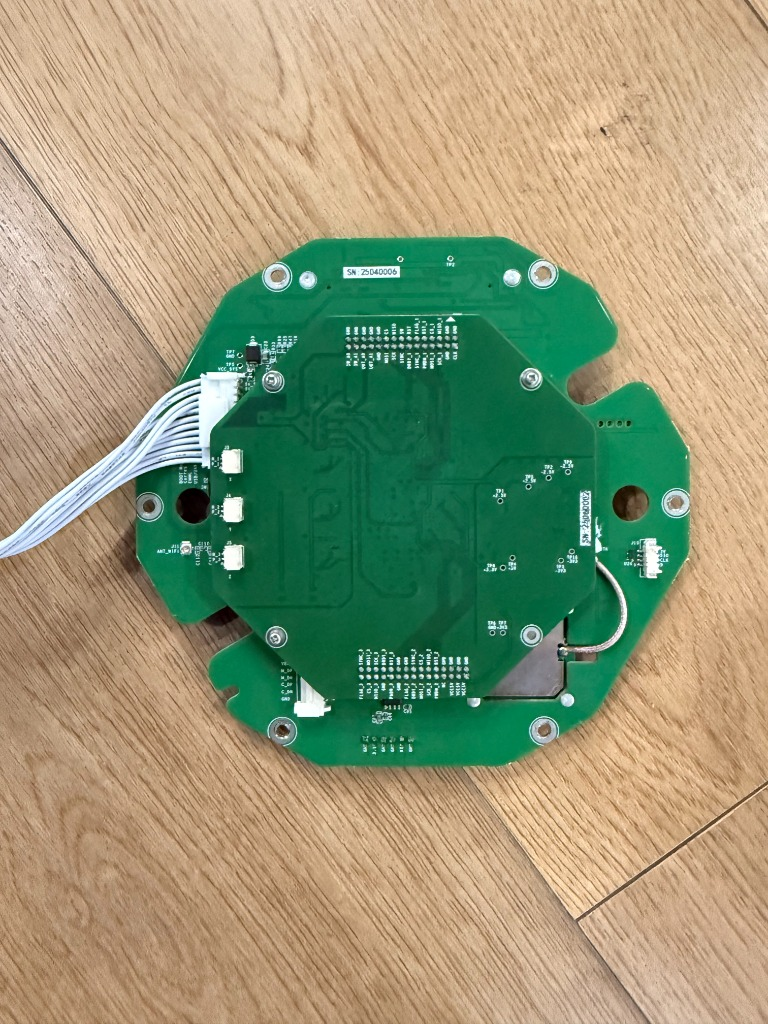
#> input picture web_presentation_v11/pcb_v3/reference/photo_pcb_a_back.jpg, 768 x 1024 px, given in place of registered_a_front.png, which was not available
$ python compare_surface_v43.py
#> lines starting #> are read from the running program, lines starting #| are printed output that depends on the picture; after the words box and inside, x2 and y2 are one past the last pixel; in counts of white or black regions, pixels touching at a corner belong together
"""STEP 5 surface validation — 4-face photo/render/overlay + sheet.

Whole-board alignment per face: the registered photo and the matched
top-down render are each cropped to their green board mask, resized to
the same size, and blended 50/50.  Backs are page-flip matched already
(the render flips the board about world Y, same as the photo).

Outputs validation_v43/:
  {A,B}_{front,back}_{reference,render,overlay}.png
  12_surface_contact_sheet.png

Run: .venv/bin/python scripts/compare_surface_v42.py
"""
import sys
from pathlib import Path

import cv2
import numpy as np

HERE = Path(__file__).resolve().parents[1]
REG = HERE / "registration"
REN = HERE / "renders_v43"
OUT = HERE / "validation_v43"

FACES = [("A_front", "registered_a_front.png", "04_A_front_final.png"),
         ("A_back", "registered_a_back.png", "05_A_back_final.png"),
         ("B_front", "registered_b_front.png", "06_B_front_final.png"),
         ("B_back", "registered_b_back.png", "07_B_back_final.png")]


def board_crop(img):
    hsv = cv2.cvtColor(img, cv2.COLOR_BGR2HSV)
    m = cv2.inRange(hsv, (30, 30, 15), (95, 255, 255))
    m = cv2.morphologyEx(m, cv2.MORPH_CLOSE, np.ones((9, 9), np.uint8))
    cnts, _ = cv2.findContours(m, cv2.RETR_EXTERNAL, cv2.CHAIN_APPROX_SIMPLE)
    x, y, w, h = cv2.boundingRect(max(cnts, key=cv2.contourArea))
    return img[y:y + h, x:x + w]


def main():
    OUT.mkdir(exist_ok=True)
    tiles = []
    for tag, ref_png, ren_png in FACES:
        photo = cv2.imread(str(REG / ref_png))
#> photo is the input picture: shape (1024, 768, 3); mean B, G, R 119.6, 152.7, 150.5
        render = cv2.imread(str(REN / ren_png))
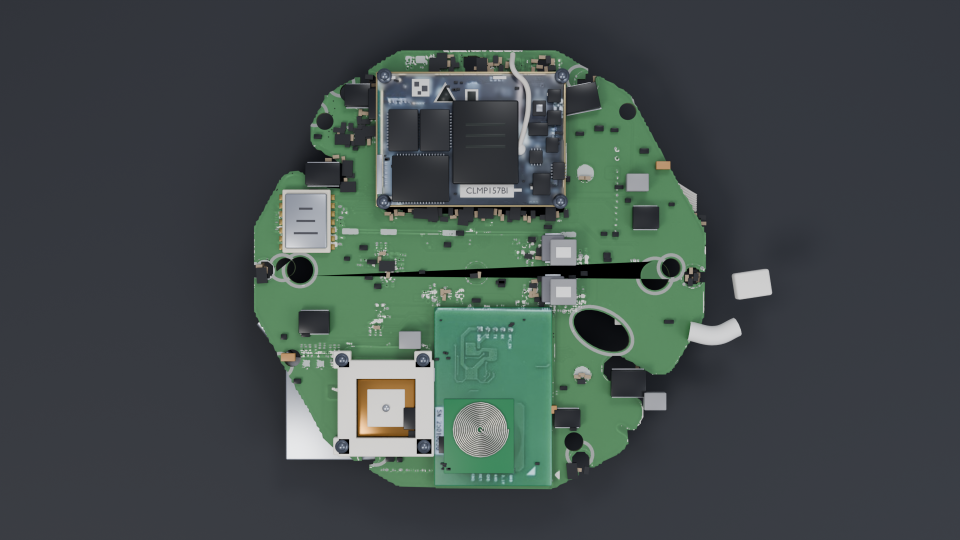
#> input picture web_presentation_v11/pcb_v3/renders_v43/04_A_front_final.png, 1920 x 1080 px (shown at 1/2 size)
#> render is the input picture: shape (1080, 1920, 3); mean B, G, R 74.3, 75.8, 65.6
        if photo is None or render is None:
            sys.exit(f"missing input for {tag}")
        pc, rc = board_crop(photo), board_crop(render)
#> in board_crop, `hsv = cv2.cvtColor(img, cv2.COLOR_BGR2HSV)`: hsv: shape (1024, 768, 3); mean H, S, V 34.2, 117.6, 175.3
#> in board_crop, `m = cv2.inRange(hsv, (30, 30, 15), (95, 255, 255))`: m: shape (1024, 768); 27.2% white; 76 white regions (68 under 20 px), largest, box (x1, y1, x2, y2) and area: (133, 235, 691, 769) 213021, (155, 392, 198, 420) 197, (355, 269, 388, 276) 117
#> in board_crop, `m = cv2.morphologyEx(m, cv2.MORPH_CLOSE, np.ones((9, 9), np.uint8))`:
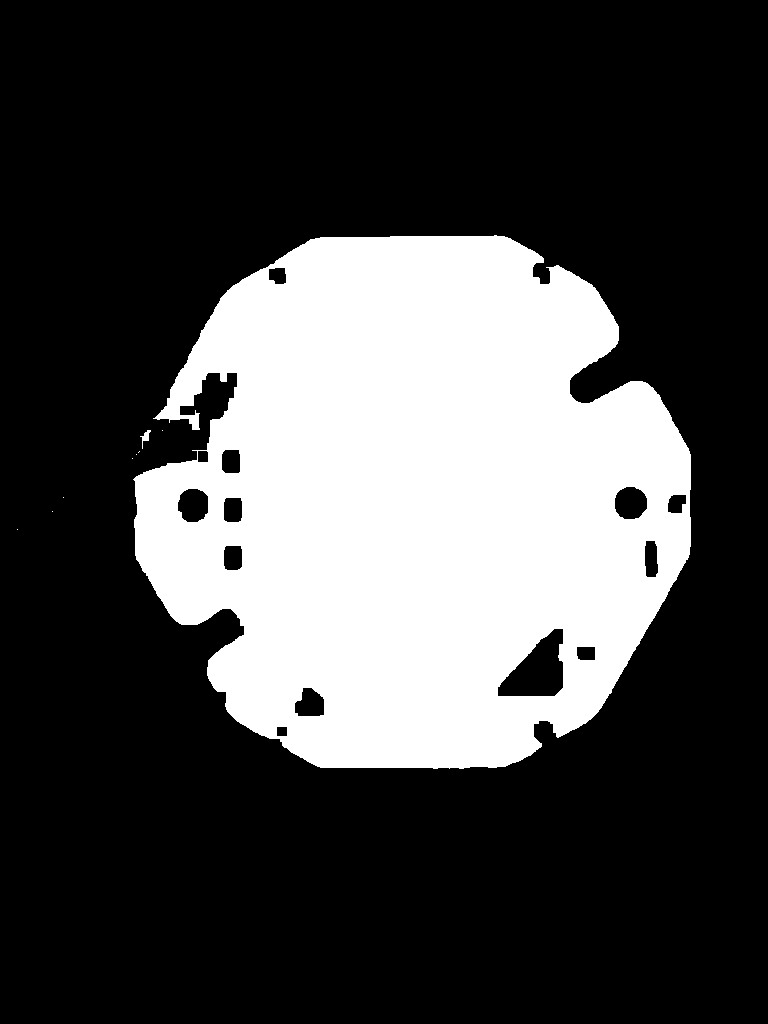
#> m: shape (1024, 768); 27.8% white; 9 white regions (7 under 20 px)
#> in board_crop, `cnts, _ = cv2.findContours(m, cv2.RETR_EXTERNAL, cv2.CHAIN_APPROX_SIMP..`: cnts = 9 contours, 7 with area under 20; largest, box (x1, y1, x2, y2) and area: (133, 235, 691, 769) 225074, (140, 430, 151, 449) 48
#> in board_crop, `x, y, w, h = cv2.boundingRect(max(cnts, key=cv2.contourArea))`: x = 133; y = 235; w = 558; h = 534
#> in board_crop (call 2), `hsv = cv2.cvtColor(img, cv2.COLOR_BGR2HSV)`: hsv: shape (1080, 1920, 3); mean H, S, V 98.7, 46.5, 80.9
#> in board_crop (call 2), `m = cv2.inRange(hsv, (30, 30, 15), (95, 255, 255))`: m: shape (1080, 1920); 17.1% white; 590 white regions (557 under 20 px), largest, box (x1, y1, x2, y2) and area: (507, 152, 1413, 979) 307332, (1151, 548, 1411, 750) 27642, (736, 100, 1160, 155) 9343
#> in board_crop (call 2), `m = cv2.morphologyEx(m, cv2.MORPH_CLOSE, np.ones((9, 9), np.uint8))`:
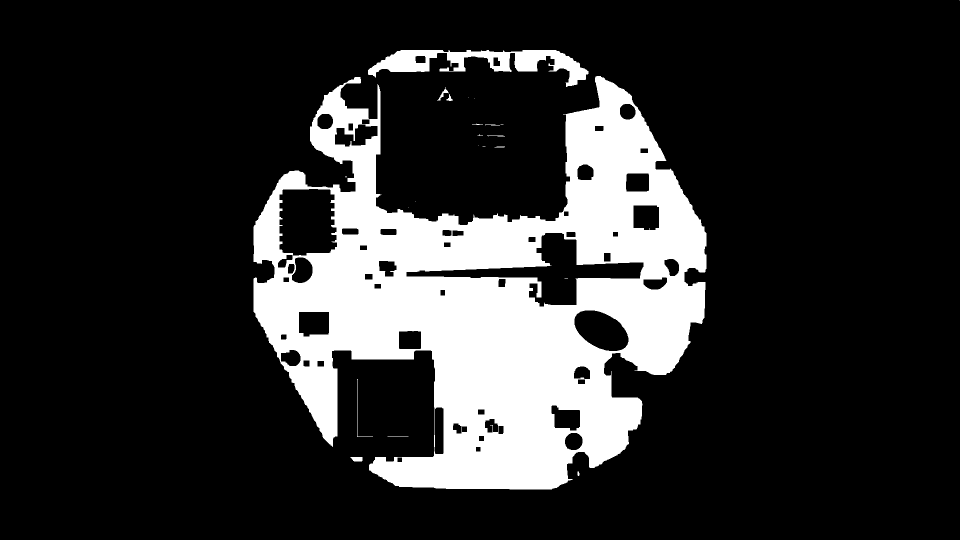
#> m: shape (1080, 1920) (shown at 1/2 size); 18.5% white; 23 white regions (11 under 20 px)
#> in board_crop (call 2), `cnts, _ = cv2.findContours(m, cv2.RETR_EXTERNAL, cv2.CHAIN_APPROX_SIMP..`: cnts = 22 contours, 16 with area under 20; largest, box (x1, y1, x2, y2) and area: (507, 152, 1413, 979) 435680, (736, 100, 1177, 174) 12127, (700, 914, 725, 923) 158, (875, 174, 897, 202) 104, (893, 188, 906, 202) 56, (1155, 943, 1159, 952) 20
#> in board_crop (call 2), `x, y, w, h = cv2.boundingRect(max(cnts, key=cv2.contourArea))`: x = 507; y = 152; w = 906; h = 827
        rc = cv2.resize(rc, (pc.shape[1], pc.shape[0]))
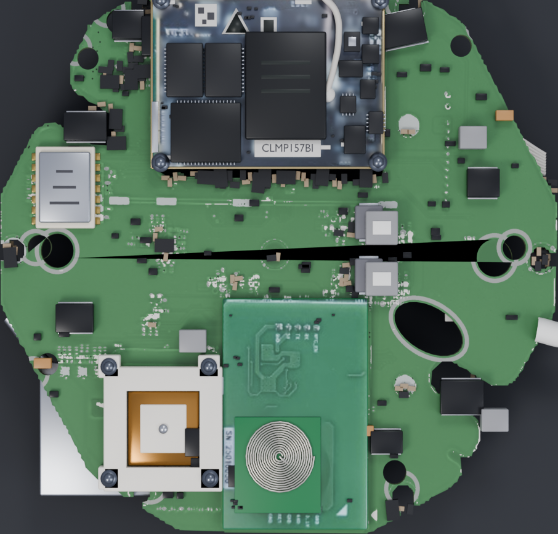
#> rc: shape (534, 558, 3); mean B, G, R 92.7, 107.4, 85.1
        overlay = cv2.addWeighted(pc, 0.5, rc, 0.5, 0)
        cv2.rectangle(overlay, (2, 2), (overlay.shape[1] - 3,
                      overlay.shape[0] - 3), (0, 255, 255), 2)
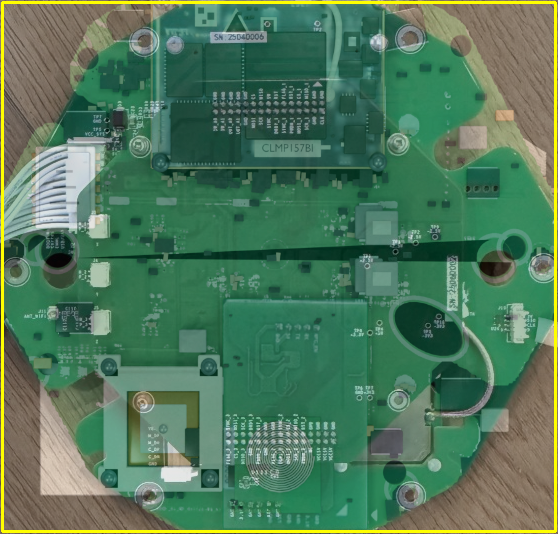
#> overlay: shape (534, 558, 3); mean B, G, R 91.4, 120.7, 80.7
        cv2.imwrite(str(OUT / f"{tag}_reference.png"), pc)
        cv2.imwrite(str(OUT / f"{tag}_render.png"), rc)
        cv2.imwrite(str(OUT / f"{tag}_overlay.png"), overlay)
        tiles += [pc, rc, overlay]
        print(f"[{tag}] wrote reference/render/overlay")
#> pass 2 of the loop in main, `for tag, ref_png, ren_png in FACES:`:
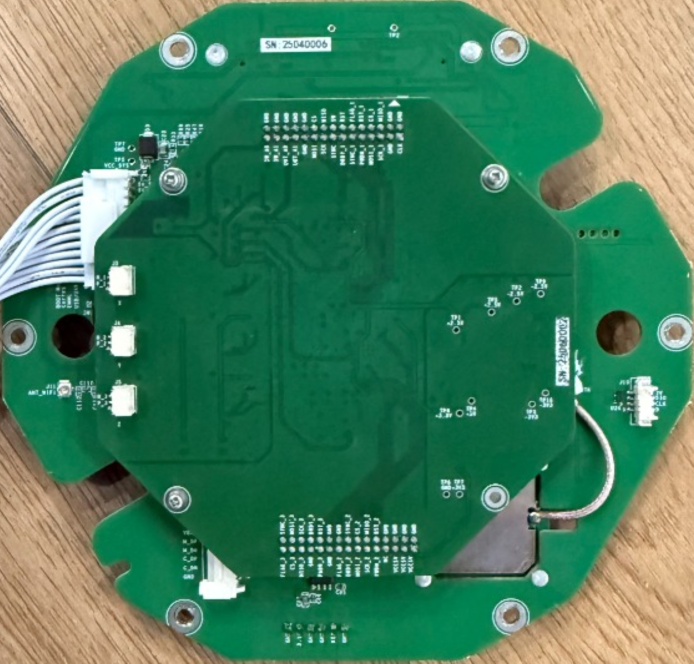
#> input picture web_presentation_v11/pcb_v3/registration/registered_a_back.png, 2080 x 1990 px (shown at 1/3 size)
#> in main, photo is the input picture: shape (1990, 2080, 3); mean B, G, R 94.2, 127.7, 69.6
#> hsv: shape (1990, 2080, 3); mean H, S, V 64.3, 172, 134.9
#> in board_crop (call 3), `m = cv2.morphologyEx(m, cv2.MORPH_CLOSE, np.ones((9, 9), np.uint8))`:
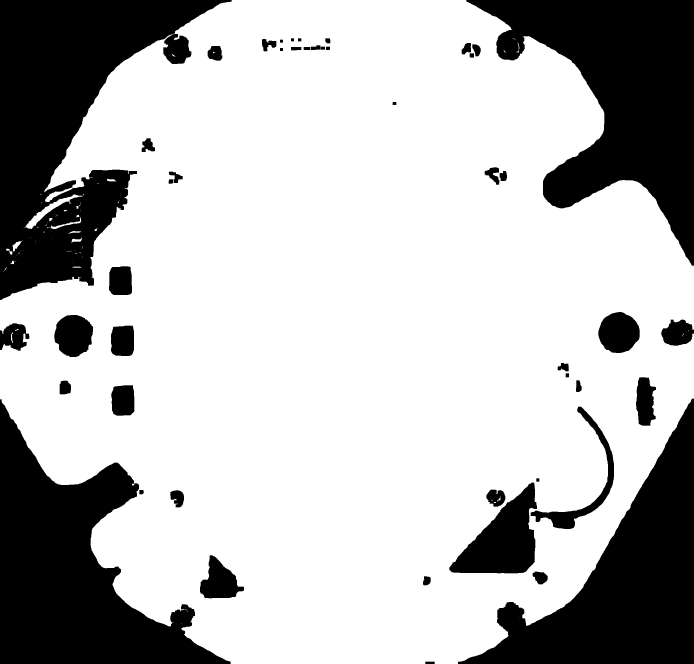
#> m: shape (1990, 2080) (shown at 1/3 size); 72.6% white; 47 black regions
#> cnts = 69 contours, 53 with area under 20; largest, box (x1, y1, x2, y2) and area: (0, 0, 2080, 1990) 3126622, (71, 583, 248, 687) 2692, (142, 652, 244, 688) 430, (37, 722, 67, 754) 324, (214, 712, 246, 728) 188
#> in board_crop (call 3), `x, y, w, h = cv2.boundingRect(max(cnts, key=cv2.contourArea))`: x = 0; w = 2080; h = 1990
#> hsv: shape (1080, 1920, 3); mean H, S, V 98.7, 46.3, 81.6
#> cnts = 42 contours, 36 with area under 20; largest, box (x1, y1, x2, y2) and area: (507, 100, 1413, 979) 476776, (1012, 288, 1077, 373) 2157, (1351, 710, 1366, 733) 130, (942, 251, 958, 268) 60, (952, 274, 966, 292) 60, (967, 273, 984, 291) 50
#> rc: shape (1990, 2080, 3)
#> in main, `overlay = cv2.addWeighted(pc, 0.5, rc, 0.5, 0)`:
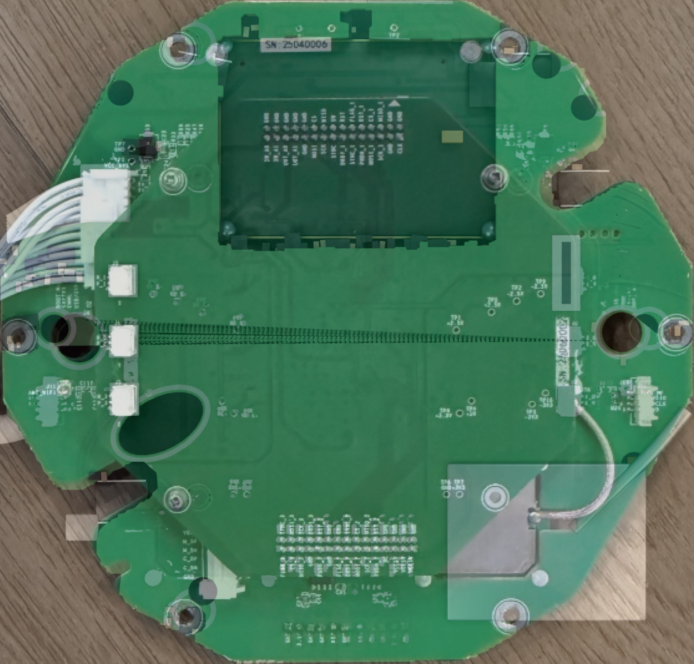
#> overlay: shape (1990, 2080, 3) (shown at 1/3 size); mean B, G, R 92.3, 118.1, 76.8
#> pass 3 of the loop in main, `for tag, ref_png, ren_png in FACES:`:
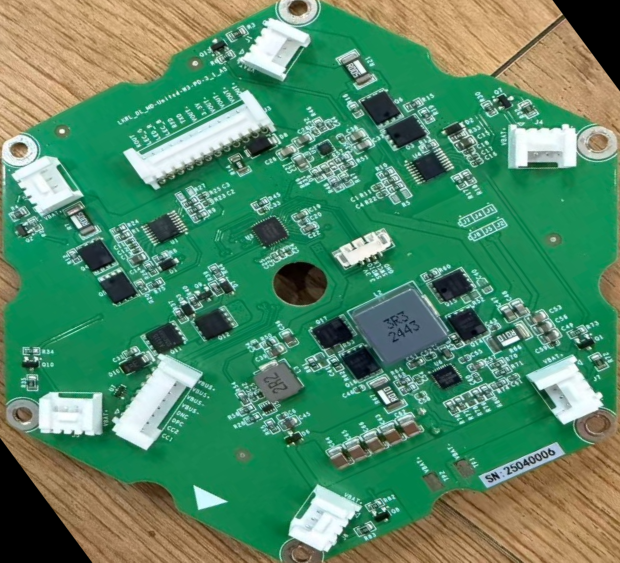
#> input picture web_presentation_v11/pcb_v3/registration/registered_b_front.png, 1240 x 1125 px (shown at 1/2 size)
#> in main, photo is the input picture: shape (1125, 1240, 3); mean B, G, R 102.5, 136.5, 83
#> hsv: shape (1125, 1240, 3); mean H, S, V 62.8, 146, 144.5
#> in board_crop (call 5), `m = cv2.morphologyEx(m, cv2.MORPH_CLOSE, np.ones((9, 9), np.uint8))`:
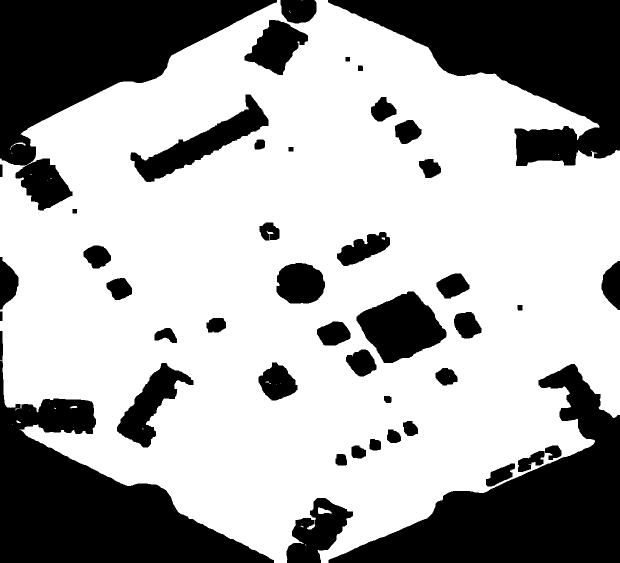
#> m: shape (1125, 1240) (shown at 1/2 size); 66.1% white; 46 black regions
#> cnts = 18 contours, 14 with area under 20; largest, box (x1, y1, x2, y2) and area: (0, 0, 1240, 1125) 1014566, (636, 1015, 664, 1028) 188, (20, 285, 51, 300) 42, (140, 812, 155, 817) 34
#> in board_crop (call 5), `x, y, w, h = cv2.boundingRect(max(cnts, key=cv2.contourArea))`: x = 0; w = 1240; h = 1125
#> hsv: shape (1080, 1920, 3); mean H, S, V 102.4, 40.5, 73.1
#> cnts = 6 contours, 3 with area under 20; largest, box (x1, y1, x2, y2) and area: (600, 214, 1320, 867) 187824, (1052, 663, 1290, 832) 9506, (1027, 739, 1039, 755) 149
#> rc: shape (1125, 1240, 3)
#> in main, `cv2.rectangle(overlay, (2, 2), (overlay.shape[1] - 3, overlay.shape[0]..`:
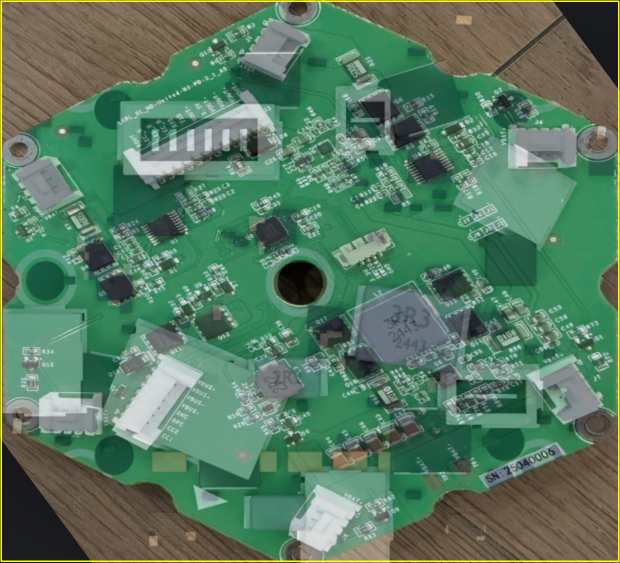
#> overlay: shape (1125, 1240, 3) (shown at 1/2 size); mean B, G, R 96.6, 121.5, 87.2
#> the loop made 4 passes; the first 3 are shown

    h = 420
#> h = 420
    tiles = [cv2.resize(t, (int(t.shape[1] * h / t.shape[0]), h))
             for t in tiles]
    gap = np.full((h, 10, 3), 24, np.uint8)
    rows = []
    for r in range(4):
        row = tiles[r * 3]
        for t in tiles[r * 3 + 1:r * 3 + 3]:
            row = np.hstack([row, gap, t])
        rows.append(row)
#> this loop made 4 passes
#> pass 1, in main, `row = tiles[r * 3]`:
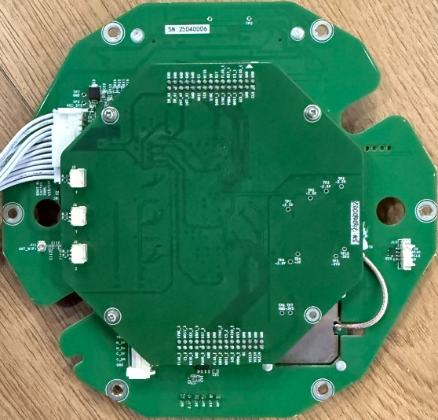
#> row: shape (420, 438, 3); mean of channels 0, 1, 2 94.4, 127.8, 70.4; drawn as B, G, R
    w = max(r.shape[1] for r in rows)
    rows = [np.hstack([r, np.full((h, w - r.shape[1], 3), 24, np.uint8)])
            for r in rows]
    sheet = rows[0]
    for r in rows[1:]:
        sheet = np.vstack([sheet, np.full((10, w, 3), 24, np.uint8), r])
#> this loop made 3 passes
#> pass 3, in main, `sheet = np.vstack([sheet, np.full((10, w, 3), 24, np.uint8), r])`:
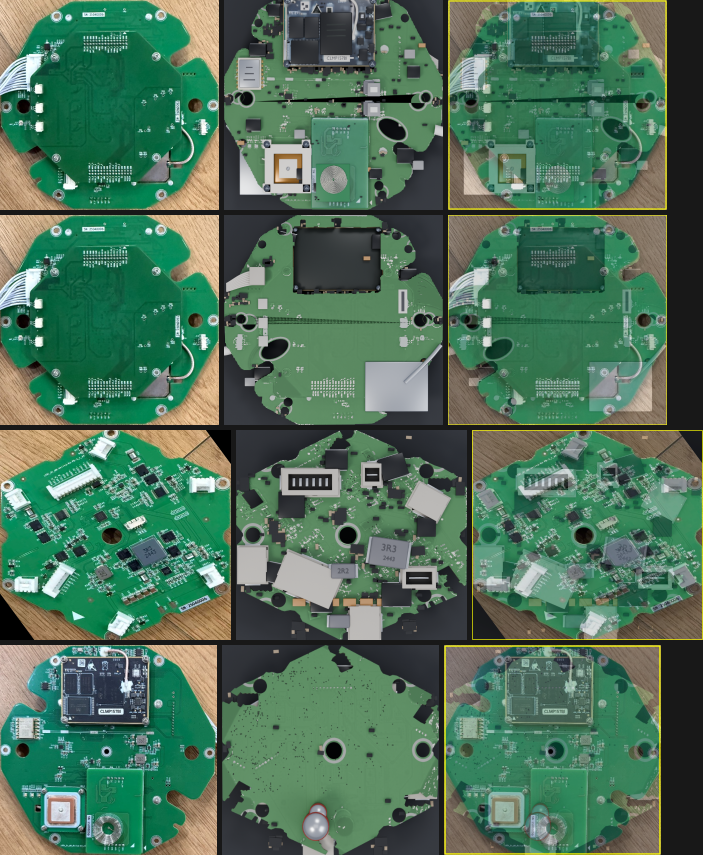
#> sheet: shape (1710, 1406, 3) (shown at 1/2 size); mean of channels 0, 1, 2 89.5, 112.7, 76.9; drawn as B, G, R
    cv2.imwrite(str(OUT / "12_surface_contact_sheet.png"), sheet)
    print("[sheet] wrote 12_surface_contact_sheet.png")


if __name__ == "__main__":
    main()
